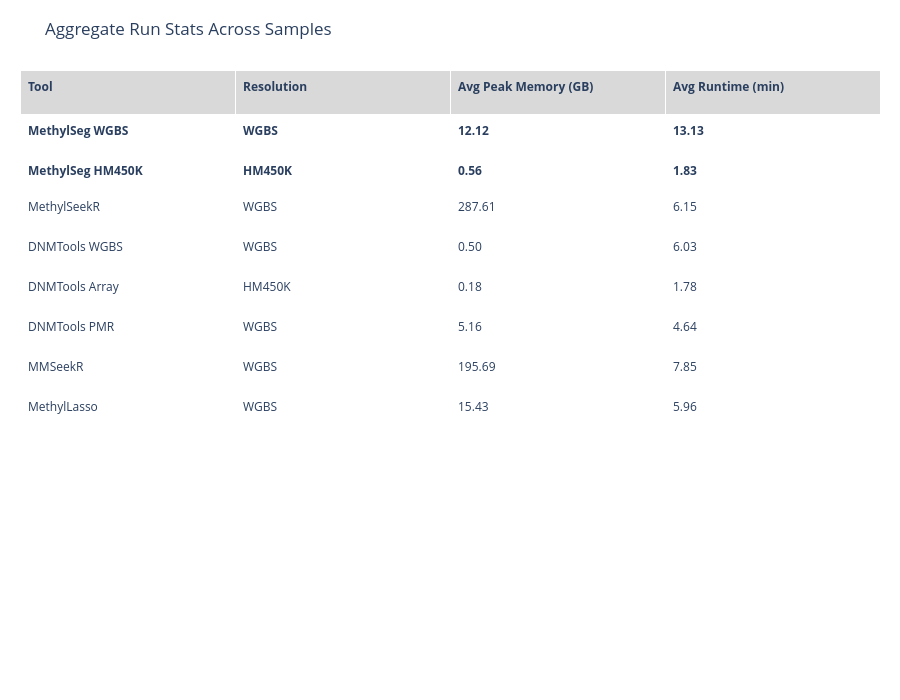

The notebook cell this image was saved under:
### Code cell
run_stats_df = get_run_stats_df().copy()
run_stats_df["tool_normalized"] = run_stats_df["tool_name"].map(normalize_run_tool_name)
run_stats_df["mem_peak_gb"] = pd.to_numeric(run_stats_df["mem_peak_mb"], errors="coerce") / 1024.0
run_stats_df["runtime_min"] = pd.to_numeric(run_stats_df["runtime_sec"], errors="coerce") / 60.0
run_stats_df = apply_tool_order(run_stats_df)
run_stats_df = add_tool_labels(run_stats_df)

run_stats_summary_df = (
    run_stats_df.groupby("tool_normalized", observed=True)
    .agg(
        n_samples=("sample_id", "nunique"),
        avg_mem_peak_gb=("mem_peak_gb", "mean"),
        avg_runtime_min=("runtime_min", "mean"),
    )
    .reset_index()
)
run_stats_summary_df["Resolution"] = run_stats_summary_df["tool_normalized"].map(RESOLUTION_MAP)
run_stats_summary_df["Tool"] = run_stats_summary_df["tool_normalized"].map(TOOL_LABELS)
run_stats_summary_df = run_stats_summary_df[[
    "Tool",
    "Resolution",
    "avg_mem_peak_gb",
    "avg_runtime_min",
]].rename(columns={
    "avg_mem_peak_gb": "Avg Peak Memory (GB)",
    "avg_runtime_min": "Avg Runtime (min)",
})
run_stats_summary_df = run_stats_summary_df.round({
    "Avg Peak Memory (GB)": 2,
    "Avg Runtime (min)": 2,
})

run_stats_summary_fig = plot_summary_table(
    run_stats_summary_df,
    "Aggregate Run Stats Across Samples",
)
save_plotly_if_enabled(
    run_stats_summary_fig,
    "aggregate_run_stats_summary.png",
    width=1200,
    height=run_stats_summary_fig.layout.height,
)
run_stats_summary_fig

### Figure 1 — Plotly figure (JSON) as saved in the notebook; plotly's stock layout.template omitted (floating-point values rounded to 4 significant figures)
{"data": [{"cells": {"align": "left", "fill": {"color": "#FFFFFF"}, "font": {"size": 12}, "height": 40, "values": [["<b>MethylSeg WGBS</b>", "<b>MethylSeg HM450K</b>", "MethylSeekR", "DNMTools WGBS", "DNMTools Array", "DNMTools PMR", "MMSeekR", "MethylLasso"], ["<b>WGBS</b>", "<b>HM450K</b>", "WGBS", "WGBS", "HM450K", "WGBS", "WGBS", "WGBS"], ["<b>12.12</b>", "<b>0.56</b>", "287.61", "0.50", "0.18", "5.16", "195.69", "15.43"], ["<b>13.13</b>", "<b>1.83</b>", "6.15", "6.03", "1.78", "4.64", "7.85", "5.96"]]}, "header": {"align": "left", "fill": {"color": "#D9D9D9"}, "font": {"size": 12}, "height": 44, "values": ["<b>Tool</b>", "<b>Resolution</b>", "<b>Avg Peak Memory (GB)</b>", "<b>Avg Runtime (min)</b>"]}, "type": "table"}], "layout": {"height": 700, "margin": {"b": 30, "l": 20, "r": 20, "t": 70}, "title": {"text": "Aggregate Run Stats Across Samples"}}}
